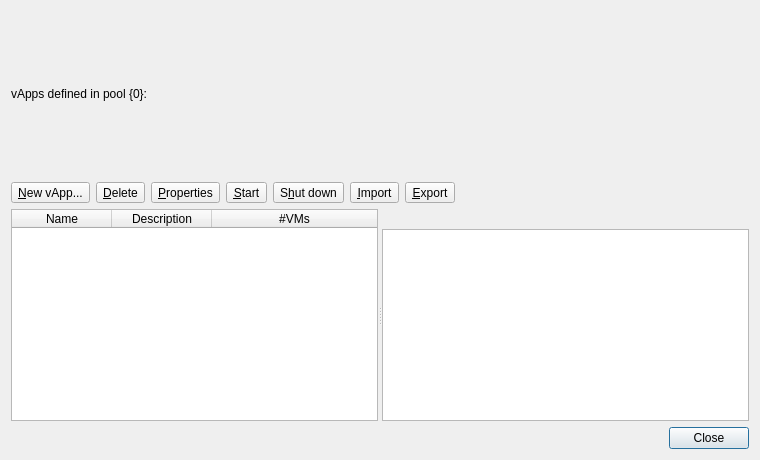
<?xml version="1.0" encoding="UTF-8"?>
<ui version="4.0">
 <class>VMAppliancesDialog</class>
 <widget class="QDialog" name="VMAppliancesDialog">
  <property name="geometry">
   <rect>
    <x>0</x>
    <y>0</y>
    <width>760</width>
    <height>460</height>
   </rect>
  </property>
  <property name="windowTitle">
   <string>Manage vApps</string>
  </property>
  <layout class="QVBoxLayout" name="mainLayout">
   <item>
    <widget class="QLabel" name="labelInPool">
     <property name="text">
      <string>vApps defined in pool {0}:</string>
     </property>
    </widget>
   </item>
   <item>
    <layout class="QHBoxLayout" name="toolbarLayout">
     <item>
      <widget class="QToolButton" name="buttonNew">
       <property name="text">
        <string>&amp;New vApp...</string>
       </property>
       <property name="toolButtonStyle">
        <enum>Qt::ToolButtonTextBesideIcon</enum>
       </property>
      </widget>
     </item>
     <item>
      <widget class="QToolButton" name="buttonDelete">
       <property name="text">
        <string>&amp;Delete</string>
       </property>
       <property name="toolButtonStyle">
        <enum>Qt::ToolButtonTextBesideIcon</enum>
       </property>
      </widget>
     </item>
     <item>
      <widget class="QToolButton" name="buttonProperties">
       <property name="text">
        <string>&amp;Properties</string>
       </property>
       <property name="toolButtonStyle">
        <enum>Qt::ToolButtonTextBesideIcon</enum>
       </property>
      </widget>
     </item>
     <item>
      <widget class="QToolButton" name="buttonStart">
       <property name="text">
        <string>&amp;Start</string>
       </property>
       <property name="toolButtonStyle">
        <enum>Qt::ToolButtonTextBesideIcon</enum>
       </property>
      </widget>
     </item>
     <item>
      <widget class="QToolButton" name="buttonShutdown">
       <property name="text">
        <string>S&amp;hut down</string>
       </property>
       <property name="toolButtonStyle">
        <enum>Qt::ToolButtonTextBesideIcon</enum>
       </property>
      </widget>
     </item>
     <item>
      <widget class="QToolButton" name="buttonImport">
       <property name="text">
        <string>&amp;Import</string>
       </property>
       <property name="toolButtonStyle">
        <enum>Qt::ToolButtonTextBesideIcon</enum>
       </property>
      </widget>
     </item>
     <item>
      <widget class="QToolButton" name="buttonExport">
       <property name="text">
        <string>&amp;Export</string>
       </property>
       <property name="toolButtonStyle">
        <enum>Qt::ToolButtonTextBesideIcon</enum>
       </property>
      </widget>
     </item>
     <item>
      <spacer name="toolbarSpacer">
       <property name="orientation">
        <enum>Qt::Horizontal</enum>
       </property>
       <property name="sizeHint" stdset="0">
        <size>
         <width>20</width>
         <height>10</height>
        </size>
       </property>
      </spacer>
     </item>
    </layout>
   </item>
   <item>
    <widget class="QSplitter" name="splitter">
     <property name="orientation">
      <enum>Qt::Horizontal</enum>
     </property>
     <property name="childrenCollapsible">
      <bool>false</bool>
     </property>
     <widget class="QTableWidget" name="tableAppliances">
      <property name="editTriggers">
       <set>QAbstractItemView::NoEditTriggers</set>
      </property>
      <property name="selectionMode">
       <enum>QAbstractItemView::ExtendedSelection</enum>
      </property>
      <property name="selectionBehavior">
       <enum>QAbstractItemView::SelectRows</enum>
      </property>
      <property name="sortingEnabled">
       <bool>true</bool>
      </property>
      <attribute name="verticalHeaderVisible">
       <bool>false</bool>
      </attribute>
      <attribute name="horizontalHeaderStretchLastSection">
       <bool>true</bool>
      </attribute>
      <column>
       <property name="text">
        <string>Name</string>
       </property>
      </column>
      <column>
       <property name="text">
        <string>Description</string>
       </property>
      </column>
      <column>
       <property name="text">
        <string>#VMs</string>
       </property>
      </column>
     </widget>
     <widget class="QWidget" name="membersPanel">
      <layout class="QVBoxLayout" name="membersLayout">
       <property name="leftMargin">
        <number>0</number>
       </property>
       <property name="topMargin">
        <number>0</number>
       </property>
       <property name="rightMargin">
        <number>0</number>
       </property>
       <property name="bottomMargin">
        <number>0</number>
       </property>
       <item>
        <widget class="QLabel" name="labelApplianceName">
         <property name="font">
          <font>
           <bold>true</bold>
          </font>
         </property>
        </widget>
       </item>
       <item>
        <widget class="QListWidget" name="listVMs">
         <property name="selectionMode">
          <enum>QAbstractItemView::NoSelection</enum>
         </property>
        </widget>
       </item>
      </layout>
     </widget>
    </widget>
   </item>
   <item>
    <widget class="QDialogButtonBox" name="buttonBox">
     <property name="standardButtons">
      <set>QDialogButtonBox::Close</set>
     </property>
    </widget>
   </item>
  </layout>
 </widget>
 <resources/>
 <connections>
  <connection>
   <sender>buttonBox</sender>
   <signal>rejected()</signal>
   <receiver>VMAppliancesDialog</receiver>
   <slot>reject()</slot>
  </connection>
 </connections>
</ui>
